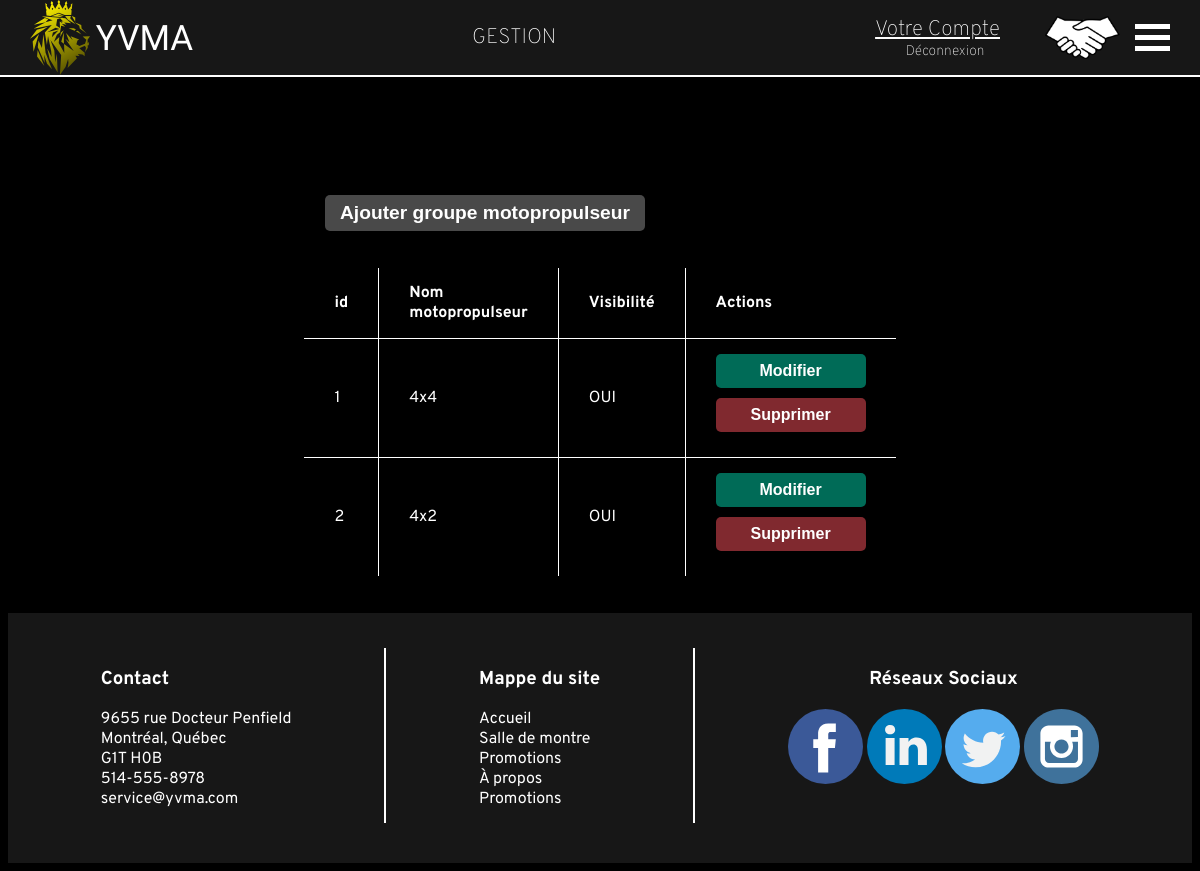
Page /VEHICULES_DOCCASION_INC/index.php?Voiture&action=ListeGroupeMP (signed in) on the committed database.
### tables this page shows
CREATE TABLE motopropulseur (
	idMotopro SMALLINT UNSIGNED AUTO_INCREMENT,
	nomMotopro VARCHAR(30) NOT NULL,
	visibilite BOOLEAN NOT NULL,
	PRIMARY KEY(idMotopro)
);

### VEHICULES_DOCCASION_INC/index.php (called while the page is built, shortened)
<?php
    function mon_autoloader($classe) {
        $repertoires = array(RACINE . "controleurs/",
						RACINE . "modeles/",
						RACINE . "vues/");
        foreach ($repertoires as $rep) {
            if (file_exists($rep . $classe . ".php")) {
                return;
            }
        }
    }
	Routeur::route();
?>

### VEHICULES_DOCCASION_INC/modeles/TemplateDAO.php (called while the page is built, shortened)
<?php
	abstract class TemplateDAO {
		protected $connexion;
		public function __construct() {
			$this->connexion = new PDO("mysql:host=localhost;dbname=concessionnaire", "root", "");
			$this->connexion->exec("SET NAMES'UTF8'");
		}
        public function obtenir_tous($nomTable) {
            $requete = "SELECT * FROM $nomTable WHERE $nomTable.visibilite = 1";
            $resultats = $this -> connexion -> query($requete);
            $resultats -> execute();
            return $resultats -> fetchAll(PDO::FETCH_ASSOC);
        }
	}
?>

### VEHICULES_DOCCASION_INC/vues/ListeGroupeMPadmin.php (the view, shortened to what this page needs)
<section class="yu-section">
    <div class="yu-table-groupeMP yu-btn-ajouter-container">
    <button class="yu-btn-ajouter">Ajouter groupe motopropulseur</button>
    </div>
    <table class="yu-table yu-table-groupeMP">
        <thead>
            <tr>
                <th>id</th>
                <th>Nom motopropulseur</th>
                <th>Visibilité</th>
                <th>Actions</th>
            </tr>
        </thead>
    <tbody>
    <?php foreach ($data as $groupeMP) { ?>
        <tr>
            <td data-js-idMotopro><?= $groupeMP["idMotopro"]?></td>
            <td><?= $groupeMP["nomMotopro"]?></td>
            <td><?= ($groupeMP["visibilite"] ==1) ? "OUI" : "NON" ?></td>
            <td><button class="yu-btn-modifier yu-btn">Modifier</button><button class="yu-btn-supprimer yu-btn">Supprimer</button></td>
        </tr>
    <?php }?>
    </tbody>
    </table>
</section>

### VEHICULES_DOCCASION_INC/assets/styles/styles.css (style rules this page uses)
* { color: white; }
body { max-width: 100%; margin-top: calc(75px - 30px); box-sizing: border-box; font-family: 'Overpass', sans-serif; overflow-x: hidden; }
button { -webkit-appearance: none; -moz-appearance: none; border: none; border-radius: 0; cursor: pointer; outline: none; padding: .5em 20px; transition: background-color .3s ease; width: fit-content; }
table { border-collapse: collapse; }
table, tr, th, td { border: solid 1px black; }
th, td { padding: 15px 30px; text-align: left; }

### VEHICULES_DOCCASION_INC/assets/styles/admin.css (style rules this page uses)
body { background-color: black; background-size: cover; background-attachment: fixed; background-position-y: 75px; overflow-x: hidden; }
.yu-btn-ajouter { color: white; padding: 7px 15px; background: rgba(73, 73, 73, 1); border-radius: 5px; box-shadow: 0 0 8px 1px rgb(0 0 0 / 70%); max-width: 1024px; margin: 70px 0 0 0; font-size: 1.2em; font-weight: 600; text-align: center; }
.yu-btn-modifier { background: rgb(0, 107, 87, 1); width: 150px; margin: 0 auto; border-radius: 5px; box-shadow: 0 0 8px 1px rgb(0 0 0 / 70%); font-size: 1em; font-weight: 600; }
.yu-btn-supprimer { background: #80292F; width: 150px; margin: 10px auto; border-radius: 5px; box-shadow: 0 0 8px 1px rgb(0 0 0 / 70%); font-size: 1em; font-weight: 600; }
.yu-table, .yu-table th, .yu-table td { border: 1px solid white; border-collapse: collapse; color: white; }
.yu-table { width: 100%; max-width: 100%; margin: 70px auto; background: rgba(0, 0, 0, 0.9); box-shadow: 0 0 16px 15px rgba(0, 0, 0, 0.7); border: 2px solid rgba(0, 0, 0, 0); }
.yu-table-groupeMP { max-width: 550px; margin: 35px auto; }
.yu-btn-ajouter-container { padding-top: 80px; }

### rows in the picture
motopropulseur: idMotopro "1", nomMotopro "4x4", visibilite "OUI"
motopropulseur: idMotopro "2", nomMotopro "4x2", visibilite "OUI"
